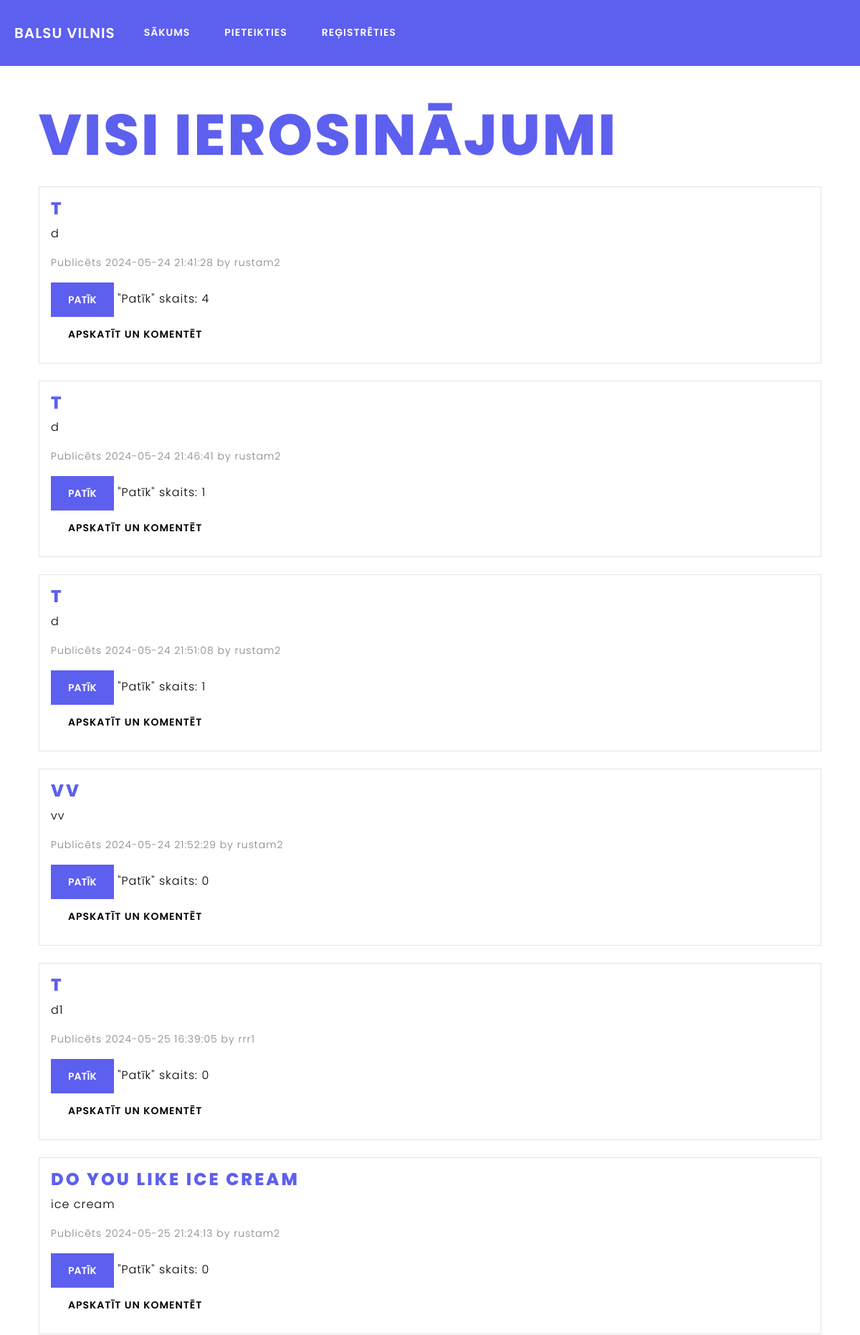
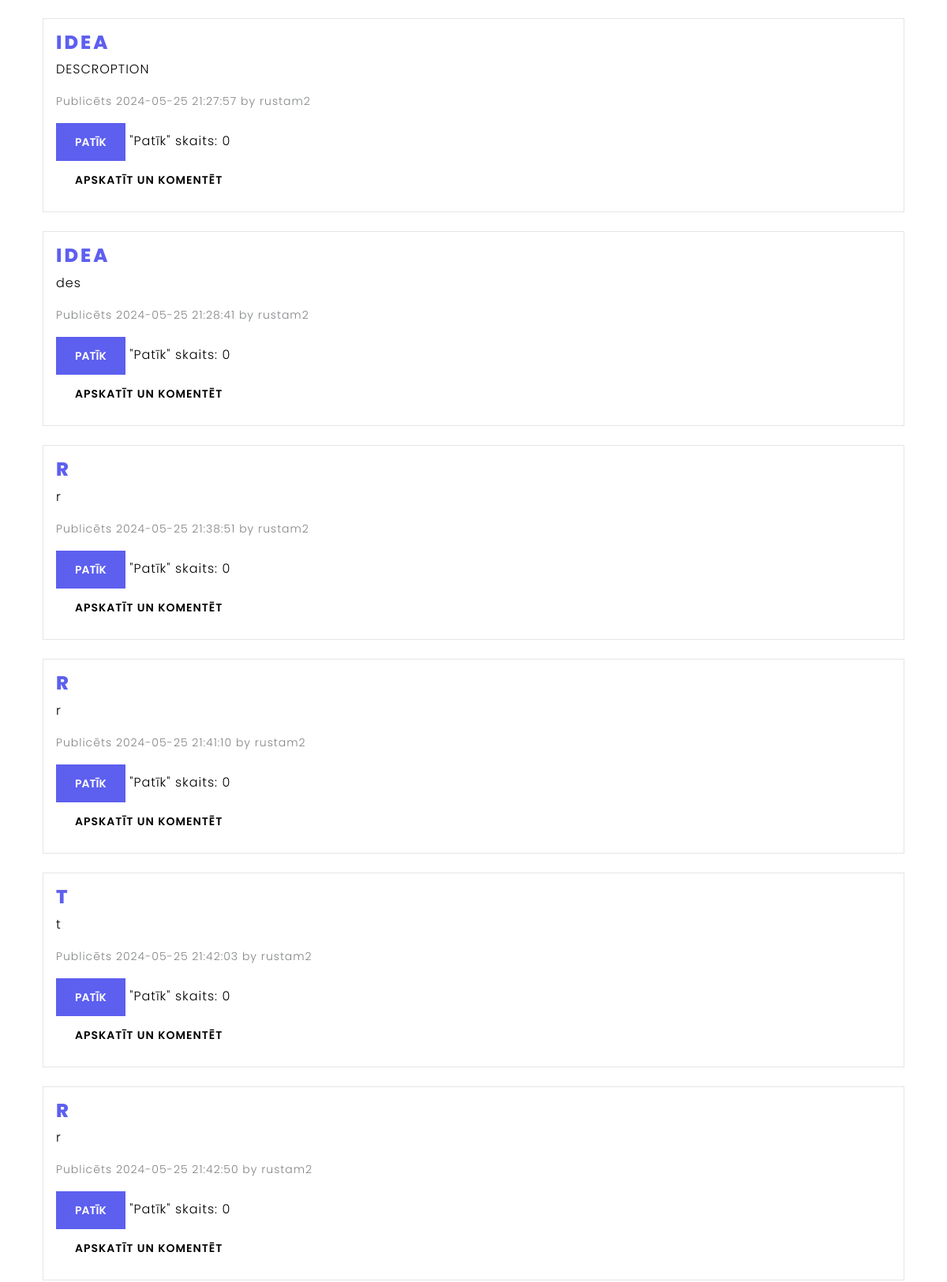
The page /rang (upper part) on the database its author committed (2 pictures, top to bottom).
### models.py (models this page shows, shortened)
class Idea(db.Model):
    id = db.Column(db.Integer, primary_key=True)
    title = db.Column(db.String(200), nullable=False)
    description = db.Column(db.Text, nullable=False)
    category = db.Column(db.String(100), nullable=False)
    date_posted = db.Column(db.DateTime, nullable=False, default=datetime.utcnow)
    user_id = db.Column(db.Integer, db.ForeignKey('user.id'), nullable=False)
    user = db.relationship('User', backref=db.backref('ideas', lazy=True))
    likes = db.relationship('Like', backref='idea', lazy=True)
    comments = db.relationship('Comment', backref='parent_idea', lazy=True)
    idea_votes = db.relationship('Vote', backref='parent_idea_votes', lazy=True)  # Renamed backref to 'parent_idea_votes'

class User(db.Model, UserMixin):
    id = db.Column(db.Integer, primary_key=True)
    username = db.Column(db.String(150), unique=True, nullable=False)
    email = db.Column(db.String(150), unique=True, nullable=True)
    password = db.Column(db.String(200), nullable=False)
    role = db.Column(db.String(50), nullable=False)
    confirmed = db.Column(db.Boolean, default=False)
    confirmed_on = db.Column(db.DateTime, nullable=True)
    bio = db.Column(db.Text, nullable=True)
    avatar = db.Column(db.String(200), nullable=True)

### app.py (the view)
    @app.route('/rang')
    def rang():
        all_ideas = Idea.query.all()
        like_form = LikeForm()  # Create an instance of LikeForm
        return render_template('rang.html', ideas=all_ideas, form=like_form)

### templates/rang.html (shortened to what this page needs)
{% extends "base.html" %}
{% block content %}
<div class="container mt-4">
    <h1 class="mb-4">Visi ierosinājumi</h1>
    {% for idea in ideas %}
        <div class="card bg-light mb-4">
            <div class="card-body">
                <h5 class="card-title">{{ idea.title }}</h5>
                <p class="card-text">{{ idea.description }}</p>
                <p class="card-text"><small class="text-muted">Publicēts {{ idea.date_posted.strftime('%Y-%m-%d %H:%M:%S') }} by {{ idea.user.username }}</small></p>
                <form action="{{ url_for('like_idea', idea_id=idea.id) }}" method="POST">
                    <button type="submit" class="btn btn-primary">Patīk</button>
                    <span>"Patīk" skaits: {{ idea.likes|length }}</span>
                </form>
                <a href="{{ url_for('view_idea', idea_id=idea.id) }}" class="btn btn-secondary">Apskatīt un komentēt</a>
            </div>
        </div>
    {% endfor %}
</div>
{% endblock %}

### templates/base.html (style rules this page uses)
:root { --primary-color: #5D5FEF; }
body { font-family: 'Poppins', sans-serif; }
h1, .h1, h2, .h2, h3, .h3, h4, .h4, h5, .h5, h6, .h6 { font-family: 'Poppins', sans-serif; color: var(--primary-color) !important; font-weight: 800; }
h1, .h1 { font-size: 5rem; }
h5, .h5 { font-size: 1.5rem; }
.card { background-color: #f8f9fa; color: #000; }
.btn-primary { background-color: var(--primary-color); border-color: var(--primary-color); }

### rows shown on the page
Idea: title "T", description "d", date_posted "2024-05-24 21:41:28", user.username "rustam2", likes|length "4"
Idea: title "T", description "d", date_posted "2024-05-24 21:46:41", user.username "rustam2", likes|length "1"
Idea: title "T", description "d", date_posted "2024-05-24 21:51:08", user.username "rustam2", likes|length "1"
Idea: title "VV", description "vv", date_posted "2024-05-24 21:52:29", user.username "rustam2", likes|length "0"
Idea: title "T", description "d1", date_posted "2024-05-25 16:39:05", user.username "rrr1", likes|length "0"
Idea: title "DO YOU LIKE ICE CREAM", description "ice cream", date_posted "2024-05-25 21:24:13", user.username "rustam2", likes|length "0"
Idea: title "IDEA", description "DESCROPTION", date_posted "2024-05-25 21:27:57", user.username "rustam2", likes|length "0"
Idea: title "IDEA", description "des", date_posted "2024-05-25 21:28:41", user.username "rustam2", likes|length "0"
Idea: title "R", description "r", date_posted "2024-05-25 21:38:51", user.username "rustam2", likes|length "0"
Idea: title "R", description "r", date_posted "2024-05-25 21:41:10", user.username "rustam2", likes|length "0"
Idea: title "T", description "t", date_posted "2024-05-25 21:42:03", user.username "rustam2", likes|length "0"
Idea: title "R", description "r", date_posted "2024-05-25 21:42:50", user.username "rustam2", likes|length "0"
